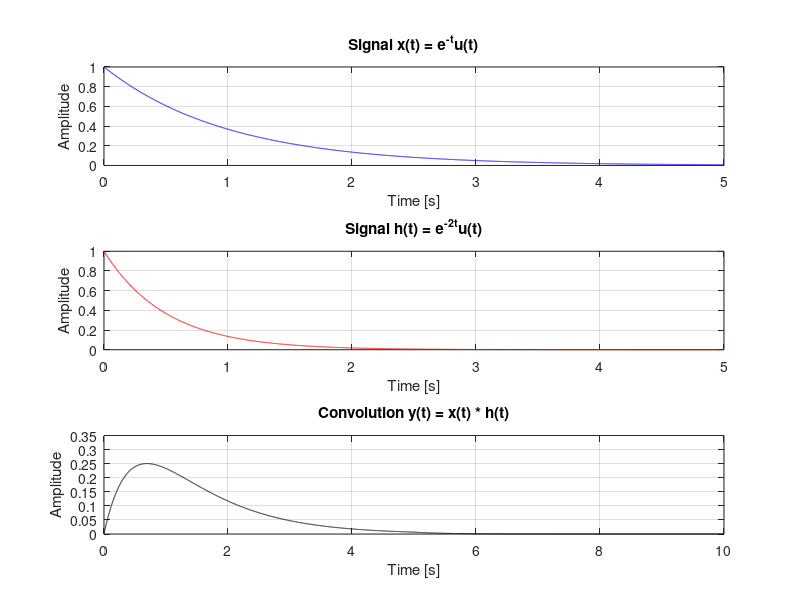

Source code (MATLAB):
%% CT Convolution

clear; clc;
close all;

dt = 0.001;
t = 0:dt:5;

x = exp(-t);
h = exp(-2*t);

y = conv(x,h)*dt;

t_y = 0:dt:(length(y)-1)*dt;

subplot(3,1,1);
plot(t,x,'b');
xlabel('Time [s]');
ylabel('Amplitude');
title('Signal x(t) = e^{-t}u(t)');
grid on;

subplot(3,1,2);
plot(t,h,'r');
xlabel('Time [s]');
ylabel('Amplitude');
title('Signal h(t) = e^{-2t}u(t)');
grid on;

subplot(3,1,3);
plot(t_y,y,'k');
xlabel('Time [s]');
ylabel('Amplitude');
title('Convolution y(t) = x(t) * h(t)');
grid on;
